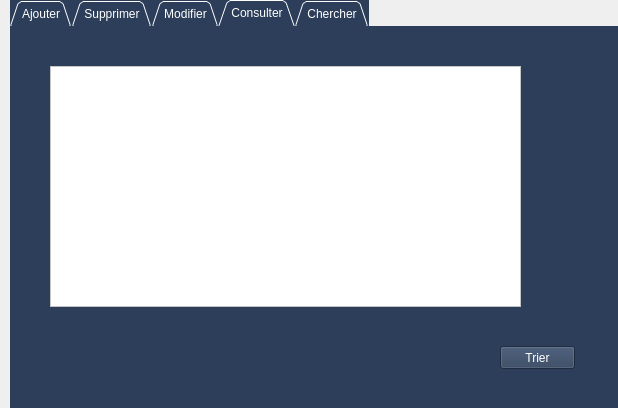
<?xml version="1.0" encoding="UTF-8"?>
<ui version="4.0">
 <class>Dialog_personnel</class>
 <widget class="QDialog" name="Dialog_personnel">
  <property name="geometry">
   <rect>
    <x>0</x>
    <y>0</y>
    <width>618</width>
    <height>408</height>
   </rect>
  </property>
  <property name="windowTitle">
   <string>Dialog</string>
  </property>
  <widget class="QTabWidget" name="tabWidget">
   <property name="geometry">
    <rect>
     <x>10</x>
     <y>0</y>
     <width>631</width>
     <height>421</height>
    </rect>
   </property>
   <property name="styleSheet">
    <string notr="true">background-color: rgb(44, 62, 89);
border-right-color: rgb(44, 62, 89);
border-color: rgb(44, 62, 89);
selection-background-color: rgb(255, 255, 255);
border-bottom-color: rgb(255, 255, 255);
border-bottom-color: rgb(44, 62, 89);
color: rgb(255, 255, 255);</string>
   </property>
   <property name="tabShape">
    <enum>QTabWidget::Triangular</enum>
   </property>
   <property name="currentIndex">
    <number>3</number>
   </property>
   <widget class="QWidget" name="tab_Ajouter">
    <attribute name="title">
     <string>Ajouter</string>
    </attribute>
    <widget class="QLineEdit" name="lineEdit_Nom">
     <property name="geometry">
      <rect>
       <x>144</x>
       <y>93</y>
       <width>133</width>
       <height>20</height>
      </rect>
     </property>
     <property name="styleSheet">
      <string notr="true">background-color: rgb(255, 255, 255);
color: rgb(0, 0, 0);
</string>
     </property>
    </widget>
    <widget class="QLineEdit" name="lineEdit_Prenom">
     <property name="geometry">
      <rect>
       <x>144</x>
       <y>119</y>
       <width>133</width>
       <height>20</height>
      </rect>
     </property>
     <property name="styleSheet">
      <string notr="true">background-color: rgb(255, 255, 255);
color: rgb(0, 0, 0);

</string>
     </property>
    </widget>
    <widget class="QLabel" name="Role">
     <property name="geometry">
      <rect>
       <x>31</x>
       <y>145</y>
       <width>29</width>
       <height>16</height>
      </rect>
     </property>
     <property name="styleSheet">
      <string notr="true">font: 10pt &quot;MS Shell Dlg 2&quot;;
</string>
     </property>
     <property name="text">
      <string>Role </string>
     </property>
    </widget>
    <widget class="QLineEdit" name="lineEdit_Pseudo">
     <property name="geometry">
      <rect>
       <x>144</x>
       <y>171</y>
       <width>133</width>
       <height>20</height>
      </rect>
     </property>
     <property name="styleSheet">
      <string notr="true">background-color: rgb(255, 255, 255);
color: rgb(0, 0, 0);

			</string>
     </property>
    </widget>
    <widget class="QLineEdit" name="lineEdit_Cin">
     <property name="geometry">
      <rect>
       <x>144</x>
       <y>67</y>
       <width>133</width>
       <height>20</height>
      </rect>
     </property>
     <property name="styleSheet">
      <string notr="true">background-color: rgb(255, 255, 255);
color: rgb(0, 0, 0);
</string>
     </property>
    </widget>
    <widget class="QLabel" name="Nombre_des_pages">
     <property name="geometry">
      <rect>
       <x>31</x>
       <y>119</y>
       <width>48</width>
       <height>16</height>
      </rect>
     </property>
     <property name="styleSheet">
      <string notr="true">font: 10pt &quot;MS Shell Dlg 2&quot;;</string>
     </property>
     <property name="text">
      <string>Prenom </string>
     </property>
    </widget>
    <widget class="QLineEdit" name="lineEdit_Role">
     <property name="geometry">
      <rect>
       <x>144</x>
       <y>145</y>
       <width>133</width>
       <height>20</height>
      </rect>
     </property>
     <property name="styleSheet">
      <string notr="true">background-color: rgb(255, 255, 255);
color: rgb(0, 0, 0);
</string>
     </property>
    </widget>
    <widget class="QLabel" name="Pseudo">
     <property name="geometry">
      <rect>
       <x>31</x>
       <y>171</y>
       <width>45</width>
       <height>16</height>
      </rect>
     </property>
     <property name="styleSheet">
      <string notr="true">font: 10pt &quot;MS Shell Dlg 2&quot;;</string>
     </property>
     <property name="text">
      <string>Pseudo </string>
     </property>
    </widget>
    <widget class="QLabel" name="Cin">
     <property name="geometry">
      <rect>
       <x>31</x>
       <y>67</y>
       <width>24</width>
       <height>16</height>
      </rect>
     </property>
     <property name="styleSheet">
      <string notr="true">font: 10pt &quot;MS Shell Dlg 2&quot;;</string>
     </property>
     <property name="text">
      <string>CIN </string>
     </property>
    </widget>
    <widget class="QLabel" name="Nom">
     <property name="geometry">
      <rect>
       <x>31</x>
       <y>93</y>
       <width>34</width>
       <height>16</height>
      </rect>
     </property>
     <property name="styleSheet">
      <string notr="true">font: 10pt &quot;MS Shell Dlg 2&quot;;</string>
     </property>
     <property name="text">
      <string>Nom  </string>
     </property>
    </widget>
    <widget class="QPushButton" name="pushButton_ajouter">
     <property name="geometry">
      <rect>
       <x>460</x>
       <y>320</y>
       <width>91</width>
       <height>23</height>
      </rect>
     </property>
     <property name="text">
      <string>Valider</string>
     </property>
    </widget>
    <widget class="QLineEdit" name="lineEdit_Num_Tel">
     <property name="geometry">
      <rect>
       <x>144</x>
       <y>301</y>
       <width>133</width>
       <height>20</height>
      </rect>
     </property>
     <property name="styleSheet">
      <string notr="true">background-color: rgb(255, 255, 255);
color: rgb(0, 0, 0);

			</string>
     </property>
    </widget>
    <widget class="QLabel" name="Num_Tel">
     <property name="geometry">
      <rect>
       <x>31</x>
       <y>301</y>
       <width>55</width>
       <height>16</height>
      </rect>
     </property>
     <property name="styleSheet">
      <string notr="true">font: 10pt &quot;MS Shell Dlg 2&quot;;</string>
     </property>
     <property name="text">
      <string>Num_Tel </string>
     </property>
    </widget>
    <widget class="QLineEdit" name="lineEdit_Adresse">
     <property name="geometry">
      <rect>
       <x>144</x>
       <y>223</y>
       <width>133</width>
       <height>20</height>
      </rect>
     </property>
     <property name="styleSheet">
      <string notr="true">background-color: rgb(255, 255, 255);
color: rgb(0, 0, 0);

			</string>
     </property>
    </widget>
    <widget class="QLabel" name="Adresse">
     <property name="geometry">
      <rect>
       <x>31</x>
       <y>223</y>
       <width>50</width>
       <height>16</height>
      </rect>
     </property>
     <property name="styleSheet">
      <string notr="true">font: 10pt &quot;MS Shell Dlg 2&quot;;</string>
     </property>
     <property name="text">
      <string>Adresse </string>
     </property>
    </widget>
    <widget class="QLineEdit" name="lineEdit_Mdp">
     <property name="geometry">
      <rect>
       <x>144</x>
       <y>197</y>
       <width>133</width>
       <height>20</height>
      </rect>
     </property>
     <property name="styleSheet">
      <string notr="true">background-color: rgb(255, 255, 255);
color: rgb(0, 0, 0);

			</string>
     </property>
    </widget>
    <widget class="QLabel" name="Mot_passe">
     <property name="geometry">
      <rect>
       <x>31</x>
       <y>197</y>
       <width>86</width>
       <height>16</height>
      </rect>
     </property>
     <property name="styleSheet">
      <string notr="true">font: 10pt &quot;MS Shell Dlg 2&quot;;</string>
     </property>
     <property name="text">
      <string>Mot_de_passe </string>
     </property>
    </widget>
    <widget class="QLineEdit" name="lineEdit_Cp">
     <property name="geometry">
      <rect>
       <x>144</x>
       <y>249</y>
       <width>133</width>
       <height>20</height>
      </rect>
     </property>
     <property name="styleSheet">
      <string notr="true">background-color: rgb(255, 255, 255);
color: rgb(0, 0, 0);

			</string>
     </property>
    </widget>
    <widget class="QLabel" name="Code_Postale">
     <property name="geometry">
      <rect>
       <x>31</x>
       <y>249</y>
       <width>72</width>
       <height>16</height>
      </rect>
     </property>
     <property name="styleSheet">
      <string notr="true">font: 10pt &quot;MS Shell Dlg 2&quot;;</string>
     </property>
     <property name="text">
      <string>code_postal </string>
     </property>
    </widget>
    <widget class="QLineEdit" name="lineEdit_Cdp">
     <property name="geometry">
      <rect>
       <x>144</x>
       <y>275</y>
       <width>133</width>
       <height>20</height>
      </rect>
     </property>
     <property name="styleSheet">
      <string notr="true">background-color: rgb(255, 255, 255);
color: rgb(0, 0, 0);

			</string>
     </property>
    </widget>
    <widget class="QLabel" name="CodeDepartement">
     <property name="geometry">
      <rect>
       <x>31</x>
       <y>275</y>
       <width>107</width>
       <height>16</height>
      </rect>
     </property>
     <property name="styleSheet">
      <string notr="true">font: 10pt &quot;MS Shell Dlg 2&quot;;</string>
     </property>
     <property name="text">
      <string>CodeDepartement </string>
     </property>
    </widget>
   </widget>
   <widget class="QWidget" name="tab_Supprimer">
    <attribute name="title">
     <string>Supprimer</string>
    </attribute>
    <widget class="QLabel" name="label_2">
     <property name="geometry">
      <rect>
       <x>60</x>
       <y>31</y>
       <width>331</width>
       <height>20</height>
      </rect>
     </property>
     <property name="styleSheet">
      <string notr="true">font: 10pt &quot;MS Shell Dlg 2&quot;;</string>
     </property>
     <property name="text">
      <string>Tapez le numero CIN que vous souhaite le supprimer</string>
     </property>
    </widget>
    <widget class="QLineEdit" name="lineEdit_ide_4">
     <property name="geometry">
      <rect>
       <x>410</x>
       <y>31</y>
       <width>109</width>
       <height>20</height>
      </rect>
     </property>
     <property name="styleSheet">
      <string notr="true">background-color: rgb(255, 255, 255);
color: rgb(0, 0, 0);</string>
     </property>
    </widget>
    <widget class="QPushButton" name="pushButton_supprimer">
     <property name="geometry">
      <rect>
       <x>460</x>
       <y>320</y>
       <width>75</width>
       <height>23</height>
      </rect>
     </property>
     <property name="text">
      <string>valider</string>
     </property>
    </widget>
   </widget>
   <widget class="QWidget" name="tab_Modifer">
    <attribute name="title">
     <string>Modifier</string>
    </attribute>
    <widget class="QLabel" name="label">
     <property name="geometry">
      <rect>
       <x>12</x>
       <y>31</y>
       <width>460</width>
       <height>16</height>
      </rect>
     </property>
     <property name="styleSheet">
      <string notr="true">font: 10pt &quot;MS Shell Dlg 2&quot;;</string>
     </property>
     <property name="text">
      <string>Vous devez Tapez le numero CIN  du Personnel que vous souhaitez modifier</string>
     </property>
    </widget>
    <widget class="QLineEdit" name="lineEdit_ide_3">
     <property name="geometry">
      <rect>
       <x>480</x>
       <y>31</y>
       <width>90</width>
       <height>20</height>
      </rect>
     </property>
     <property name="styleSheet">
      <string notr="true">background-color: rgb(255, 255, 255);
color: rgb(0, 0, 0);
</string>
     </property>
    </widget>
    <widget class="QPushButton" name="pushButton_modifier">
     <property name="geometry">
      <rect>
       <x>460</x>
       <y>320</y>
       <width>75</width>
       <height>23</height>
      </rect>
     </property>
     <property name="text">
      <string>Valider</string>
     </property>
    </widget>
    <widget class="QLabel" name="CodeDepartement_4">
     <property name="geometry">
      <rect>
       <x>37</x>
       <y>278</y>
       <width>107</width>
       <height>16</height>
      </rect>
     </property>
     <property name="styleSheet">
      <string notr="true">font: 10pt &quot;MS Shell Dlg 2&quot;;</string>
     </property>
     <property name="text">
      <string>CodeDepartement </string>
     </property>
    </widget>
    <widget class="QLineEdit" name="lineEdit_Role_4">
     <property name="geometry">
      <rect>
       <x>150</x>
       <y>148</y>
       <width>133</width>
       <height>20</height>
      </rect>
     </property>
     <property name="styleSheet">
      <string notr="true">background-color: rgb(255, 255, 255);
color: rgb(0, 0, 0);
</string>
     </property>
    </widget>
    <widget class="QLabel" name="Mot_passe_4">
     <property name="geometry">
      <rect>
       <x>37</x>
       <y>200</y>
       <width>86</width>
       <height>16</height>
      </rect>
     </property>
     <property name="styleSheet">
      <string notr="true">font: 10pt &quot;MS Shell Dlg 2&quot;;</string>
     </property>
     <property name="text">
      <string>Mot_de_passe </string>
     </property>
    </widget>
    <widget class="QLineEdit" name="lineEdit_Nom_4">
     <property name="geometry">
      <rect>
       <x>150</x>
       <y>96</y>
       <width>133</width>
       <height>20</height>
      </rect>
     </property>
     <property name="styleSheet">
      <string notr="true">background-color: rgb(255, 255, 255);
color: rgb(0, 0, 0);
</string>
     </property>
    </widget>
    <widget class="QLineEdit" name="lineEdit_Adresse_4">
     <property name="geometry">
      <rect>
       <x>150</x>
       <y>226</y>
       <width>133</width>
       <height>20</height>
      </rect>
     </property>
     <property name="styleSheet">
      <string notr="true">background-color: rgb(255, 255, 255);
color: rgb(0, 0, 0);

			</string>
     </property>
    </widget>
    <widget class="QLabel" name="Num_Tel_4">
     <property name="geometry">
      <rect>
       <x>37</x>
       <y>304</y>
       <width>55</width>
       <height>16</height>
      </rect>
     </property>
     <property name="styleSheet">
      <string notr="true">font: 10pt &quot;MS Shell Dlg 2&quot;;</string>
     </property>
     <property name="text">
      <string>Num_Tel </string>
     </property>
    </widget>
    <widget class="QLineEdit" name="lineEdit_Cp_4">
     <property name="geometry">
      <rect>
       <x>150</x>
       <y>252</y>
       <width>133</width>
       <height>20</height>
      </rect>
     </property>
     <property name="styleSheet">
      <string notr="true">background-color: rgb(255, 255, 255);
color: rgb(0, 0, 0);

			</string>
     </property>
    </widget>
    <widget class="QLabel" name="Nombre_des_pages_5">
     <property name="geometry">
      <rect>
       <x>37</x>
       <y>122</y>
       <width>48</width>
       <height>16</height>
      </rect>
     </property>
     <property name="styleSheet">
      <string notr="true">font: 10pt &quot;MS Shell Dlg 2&quot;;</string>
     </property>
     <property name="text">
      <string>Prenom </string>
     </property>
    </widget>
    <widget class="QLabel" name="Nom_4">
     <property name="geometry">
      <rect>
       <x>37</x>
       <y>96</y>
       <width>34</width>
       <height>16</height>
      </rect>
     </property>
     <property name="styleSheet">
      <string notr="true">font: 10pt &quot;MS Shell Dlg 2&quot;;</string>
     </property>
     <property name="text">
      <string>Nom  </string>
     </property>
    </widget>
    <widget class="QLineEdit" name="lineEdit_Cdp_4">
     <property name="geometry">
      <rect>
       <x>150</x>
       <y>278</y>
       <width>133</width>
       <height>20</height>
      </rect>
     </property>
     <property name="styleSheet">
      <string notr="true">background-color: rgb(255, 255, 255);
color: rgb(0, 0, 0);

			</string>
     </property>
    </widget>
    <widget class="QLabel" name="Role_4">
     <property name="geometry">
      <rect>
       <x>37</x>
       <y>148</y>
       <width>29</width>
       <height>16</height>
      </rect>
     </property>
     <property name="styleSheet">
      <string notr="true">font: 10pt &quot;MS Shell Dlg 2&quot;;
</string>
     </property>
     <property name="text">
      <string>Role </string>
     </property>
    </widget>
    <widget class="QLabel" name="Code_Postale_4">
     <property name="geometry">
      <rect>
       <x>37</x>
       <y>252</y>
       <width>72</width>
       <height>16</height>
      </rect>
     </property>
     <property name="styleSheet">
      <string notr="true">font: 10pt &quot;MS Shell Dlg 2&quot;;</string>
     </property>
     <property name="text">
      <string>code_postal </string>
     </property>
    </widget>
    <widget class="QLabel" name="Pseudo_4">
     <property name="geometry">
      <rect>
       <x>37</x>
       <y>174</y>
       <width>45</width>
       <height>16</height>
      </rect>
     </property>
     <property name="styleSheet">
      <string notr="true">font: 10pt &quot;MS Shell Dlg 2&quot;;</string>
     </property>
     <property name="text">
      <string>Pseudo </string>
     </property>
    </widget>
    <widget class="QLineEdit" name="lineEdit_Num_Tel_4">
     <property name="geometry">
      <rect>
       <x>150</x>
       <y>304</y>
       <width>133</width>
       <height>20</height>
      </rect>
     </property>
     <property name="styleSheet">
      <string notr="true">background-color: rgb(255, 255, 255);
color: rgb(0, 0, 0);

			</string>
     </property>
    </widget>
    <widget class="QLineEdit" name="lineEdit_Prenom_4">
     <property name="geometry">
      <rect>
       <x>150</x>
       <y>122</y>
       <width>133</width>
       <height>20</height>
      </rect>
     </property>
     <property name="styleSheet">
      <string notr="true">background-color: rgb(255, 255, 255);
color: rgb(0, 0, 0);

</string>
     </property>
    </widget>
    <widget class="QLineEdit" name="lineEdit_Mdp_4">
     <property name="geometry">
      <rect>
       <x>150</x>
       <y>200</y>
       <width>133</width>
       <height>20</height>
      </rect>
     </property>
     <property name="styleSheet">
      <string notr="true">background-color: rgb(255, 255, 255);
color: rgb(0, 0, 0);

			</string>
     </property>
    </widget>
    <widget class="QLineEdit" name="lineEdit_Pseudo_4">
     <property name="geometry">
      <rect>
       <x>150</x>
       <y>174</y>
       <width>133</width>
       <height>20</height>
      </rect>
     </property>
     <property name="styleSheet">
      <string notr="true">background-color: rgb(255, 255, 255);
color: rgb(0, 0, 0);

			</string>
     </property>
    </widget>
    <widget class="QLabel" name="Adresse_4">
     <property name="geometry">
      <rect>
       <x>37</x>
       <y>226</y>
       <width>50</width>
       <height>16</height>
      </rect>
     </property>
     <property name="styleSheet">
      <string notr="true">font: 10pt &quot;MS Shell Dlg 2&quot;;</string>
     </property>
     <property name="text">
      <string>Adresse </string>
     </property>
    </widget>
   </widget>
   <widget class="QWidget" name="tab_Consulter">
    <attribute name="title">
     <string>Consulter</string>
    </attribute>
    <widget class="QTableView" name="tablePersonnel">
     <property name="geometry">
      <rect>
       <x>40</x>
       <y>40</y>
       <width>471</width>
       <height>241</height>
      </rect>
     </property>
     <property name="styleSheet">
      <string notr="true">background-color: rgb(255, 255, 255);
color: rgb(0, 0, 0);</string>
     </property>
    </widget>
    <widget class="QPushButton" name="pushButton_2">
     <property name="geometry">
      <rect>
       <x>490</x>
       <y>320</y>
       <width>75</width>
       <height>23</height>
      </rect>
     </property>
     <property name="text">
      <string>Trier</string>
     </property>
    </widget>
   </widget>
   <widget class="QWidget" name="tab">
    <attribute name="title">
     <string>Chercher</string>
    </attribute>
    <widget class="QLineEdit" name="lineEdit_11">
     <property name="geometry">
      <rect>
       <x>230</x>
       <y>90</y>
       <width>113</width>
       <height>20</height>
      </rect>
     </property>
     <property name="styleSheet">
      <string notr="true">background-color: rgb(255, 255, 255);</string>
     </property>
    </widget>
    <widget class="QLabel" name="label_14">
     <property name="geometry">
      <rect>
       <x>140</x>
       <y>40</y>
       <width>371</width>
       <height>16</height>
      </rect>
     </property>
     <property name="text">
      <string>Vous devez entrer la CIN du personnel que vous voulez chercher</string>
     </property>
    </widget>
    <widget class="QLabel" name="nom_2">
     <property name="geometry">
      <rect>
       <x>50</x>
       <y>160</y>
       <width>47</width>
       <height>13</height>
      </rect>
     </property>
     <property name="text">
      <string>Nom</string>
     </property>
    </widget>
    <widget class="QLabel" name="label_15">
     <property name="geometry">
      <rect>
       <x>50</x>
       <y>200</y>
       <width>47</width>
       <height>13</height>
      </rect>
     </property>
     <property name="text">
      <string>Prénom</string>
     </property>
    </widget>
    <widget class="QLabel" name="label_17">
     <property name="geometry">
      <rect>
       <x>50</x>
       <y>240</y>
       <width>47</width>
       <height>13</height>
      </rect>
     </property>
     <property name="text">
      <string>Role</string>
     </property>
    </widget>
    <widget class="QLabel" name="label_18">
     <property name="geometry">
      <rect>
       <x>320</x>
       <y>160</y>
       <width>47</width>
       <height>13</height>
      </rect>
     </property>
     <property name="text">
      <string>Adresse</string>
     </property>
    </widget>
    <widget class="QLineEdit" name="lineEdit_12">
     <property name="geometry">
      <rect>
       <x>390</x>
       <y>160</y>
       <width>113</width>
       <height>20</height>
      </rect>
     </property>
     <property name="styleSheet">
      <string notr="true">background-color: rgb(255, 255, 255);</string>
     </property>
    </widget>
    <widget class="QLineEdit" name="lineEdit_13">
     <property name="geometry">
      <rect>
       <x>110</x>
       <y>160</y>
       <width>113</width>
       <height>20</height>
      </rect>
     </property>
     <property name="styleSheet">
      <string notr="true">background-color: rgb(255, 255, 255);</string>
     </property>
    </widget>
    <widget class="QLineEdit" name="lineEdit">
     <property name="geometry">
      <rect>
       <x>110</x>
       <y>200</y>
       <width>113</width>
       <height>20</height>
      </rect>
     </property>
     <property name="styleSheet">
      <string notr="true">background-color: rgb(255, 255, 255);</string>
     </property>
    </widget>
    <widget class="QLineEdit" name="lineEdit_2">
     <property name="geometry">
      <rect>
       <x>110</x>
       <y>240</y>
       <width>113</width>
       <height>20</height>
      </rect>
     </property>
     <property name="styleSheet">
      <string notr="true">background-color: rgb(255, 255, 255);</string>
     </property>
    </widget>
    <widget class="QLabel" name="label_3">
     <property name="geometry">
      <rect>
       <x>40</x>
       <y>280</y>
       <width>47</width>
       <height>13</height>
      </rect>
     </property>
     <property name="text">
      <string>Pseudo</string>
     </property>
    </widget>
    <widget class="QLabel" name="label_4">
     <property name="geometry">
      <rect>
       <x>296</x>
       <y>200</y>
       <width>71</width>
       <height>20</height>
      </rect>
     </property>
     <property name="text">
      <string>Code_postale</string>
     </property>
    </widget>
    <widget class="QLabel" name="label_5">
     <property name="geometry">
      <rect>
       <x>280</x>
       <y>240</y>
       <width>111</width>
       <height>20</height>
      </rect>
     </property>
     <property name="text">
      <string>Code_département</string>
     </property>
    </widget>
    <widget class="QLabel" name="label_6">
     <property name="geometry">
      <rect>
       <x>320</x>
       <y>280</y>
       <width>47</width>
       <height>13</height>
      </rect>
     </property>
     <property name="text">
      <string>Num_tel</string>
     </property>
    </widget>
    <widget class="QLineEdit" name="lineEdit_3">
     <property name="geometry">
      <rect>
       <x>110</x>
       <y>280</y>
       <width>113</width>
       <height>20</height>
      </rect>
     </property>
     <property name="styleSheet">
      <string notr="true">background-color: rgb(255, 255, 255);</string>
     </property>
    </widget>
    <widget class="QLineEdit" name="lineEdit_4">
     <property name="geometry">
      <rect>
       <x>390</x>
       <y>200</y>
       <width>113</width>
       <height>20</height>
      </rect>
     </property>
     <property name="styleSheet">
      <string notr="true">background-color: rgb(255, 255, 255);</string>
     </property>
    </widget>
    <widget class="QLineEdit" name="lineEdit_5">
     <property name="geometry">
      <rect>
       <x>390</x>
       <y>240</y>
       <width>113</width>
       <height>20</height>
      </rect>
     </property>
     <property name="styleSheet">
      <string notr="true">background-color: rgb(255, 255, 255);</string>
     </property>
    </widget>
    <widget class="QLineEdit" name="lineEdit_6">
     <property name="geometry">
      <rect>
       <x>390</x>
       <y>280</y>
       <width>113</width>
       <height>20</height>
      </rect>
     </property>
     <property name="styleSheet">
      <string notr="true">background-color: rgb(255, 255, 255);</string>
     </property>
    </widget>
    <widget class="QLabel" name="label_7">
     <property name="geometry">
      <rect>
       <x>16</x>
       <y>320</y>
       <width>71</width>
       <height>20</height>
      </rect>
     </property>
     <property name="text">
      <string>Mot_de_passe</string>
     </property>
    </widget>
    <widget class="QLineEdit" name="lineEdit_7">
     <property name="geometry">
      <rect>
       <x>110</x>
       <y>320</y>
       <width>113</width>
       <height>20</height>
      </rect>
     </property>
     <property name="styleSheet">
      <string notr="true">background-color: rgb(255, 255, 255);</string>
     </property>
    </widget>
    <widget class="QPushButton" name="pushButton">
     <property name="geometry">
      <rect>
       <x>490</x>
       <y>350</y>
       <width>75</width>
       <height>23</height>
      </rect>
     </property>
     <property name="text">
      <string>Valider</string>
     </property>
    </widget>
   </widget>
  </widget>
 </widget>
 <resources/>
 <connections/>
</ui>
